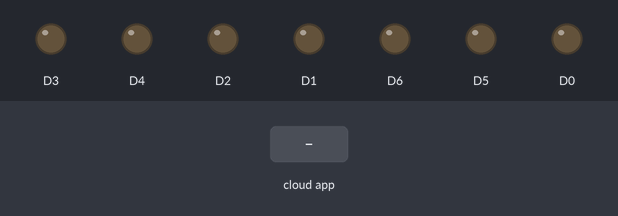
Recording of a sketch running on a simulated ESP8266 (NodeMCU). Parts: output pins drawn as LEDs (lit = HIGH). The inputs (shaded band) are chosen by the test bench. WiFi joins after 1.5 s; servers stay silent unless stated; the Firebase database answers and starts empty; what the sketch prints to the serial monitor is not drawn.

Above: at 3.3 s.
3.4 s: the phone or cloud app sets SWITCH_2_STATUS to 1
At 4.7 s:
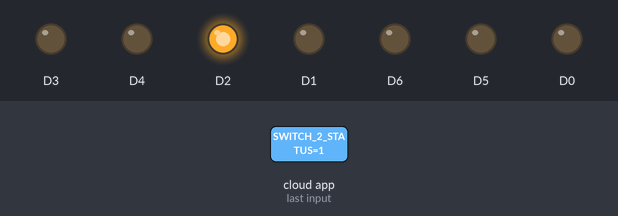
5.7 s: the phone or cloud app sets TOGG_BTN_STATUS to 1
At 6.6 s:
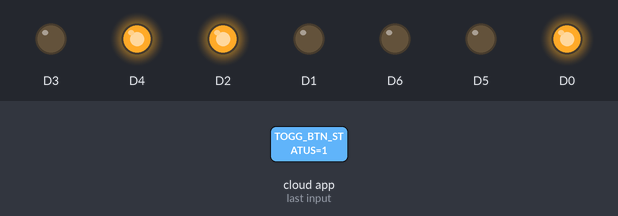
At 17.3 s:
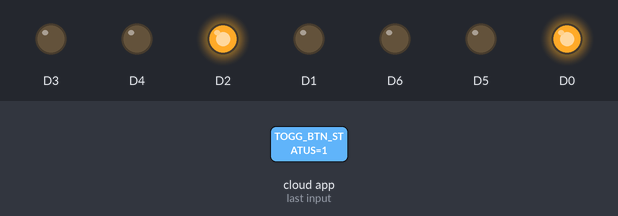
Timing chart, 0 to 18.3 s (numbered marks = the images above; inputs shaded):
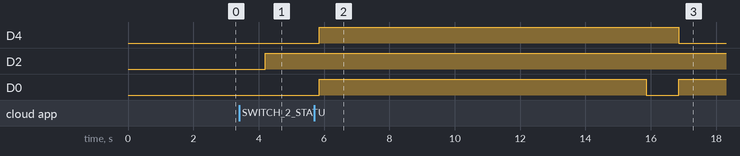

Measured:
- after the input at 3.4 s, D2: LOW → HIGH after 0.80 s
- after the input at 5.7 s, D4: LOW → HIGH after 0.16 s, → LOW 11.0 s later; D0: LOW → HIGH after 0.16 s, → LOW 10.0 s later, → HIGH 1.0 s later

The sketch:

Control_ESP8266.ino
```cpp
#include <ESP8266WiFi.h>
#include <FirebaseArduino.h>
#define FIREBASE_HOST "fireb-3b720.firebaseio.com"
#define FIREBASE_AUTH "8uES1nEaojUBpuhvGw7Moyyreq3unGMulaY05mk6"
#define WIFI_SSID "Park"
#define WIFI_PASSWORD "12345678"


void setup() {
  Serial.begin(9600);
  pinMode(D0,OUTPUT);
  pinMode(D1,OUTPUT);
  pinMode(D2,OUTPUT);
  pinMode(D3,OUTPUT);
  pinMode(D4,OUTPUT);
  pinMode(D5,OUTPUT);
  pinMode(D6,OUTPUT);
  WiFi.begin(WIFI_SSID, WIFI_PASSWORD);
  Serial.print("connecting");
  while (WiFi.status() != WL_CONNECTED) {
    Serial.print(".");
    delay(500);
    }


  Serial.println();
  Serial.print("connected: ");
  Serial.println(WiFi.localIP());
  Firebase.begin(FIREBASE_HOST, FIREBASE_AUTH);
  Firebase.setInt("SWITCH_1_STATUS", 0);
  Firebase.setInt("SWITCH_2_STATUS", 0);
  Firebase.setInt("SWITCH_3_STATUS", 0);
  Firebase.setInt("TOGG_BTN_STATUS", 0);
}


void loop() {
  if(Firebase.getInt("SWITCH_2_STATUS")==1){
     Switch2();
  }
    if(Firebase.getInt("SWITCH_3_STATUS")==1){
        digitalWrite(D2, HIGH);
        if(Firebase.getInt("TOGG_BTN_STATUS")==1){
          digitalWrite(D0, HIGH);
        }else
          digitalWrite(D0, LOW);
    }
   if(Firebase.getInt("SWITCH_3_STATUS")==0){
    if(Firebase.getInt("SWITCH_2_STATUS")==0){
        digitalWrite(D2, LOW);
    }
      if(Firebase.getInt("TOGG_BTN_STATUS")==1){
        digitalWrite(D0, HIGH);
        digitalWrite(D4, HIGH);
        delay(10000);
        digitalWrite(D0, LOW);
        delay(1000);
        digitalWrite(D0, HIGH);
        digitalWrite(D4, LOW);
        delay(10000);
        digitalWrite(D0, LOW);
        delay(1000);
      }else if(Firebase.getInt("TOGG_BTN_STATUS")==0){
        digitalWrite(D0, LOW);
      }
   }
}
void Switch2(){
    if(Firebase.getInt("SWITCH_2_STATUS")==1){
          digitalWrite(D2, HIGH);
    }else if(Firebase.getInt("SWITCH_2_STATUS")==0){
        digitalWrite(D2, LOW);
    }


}
```
